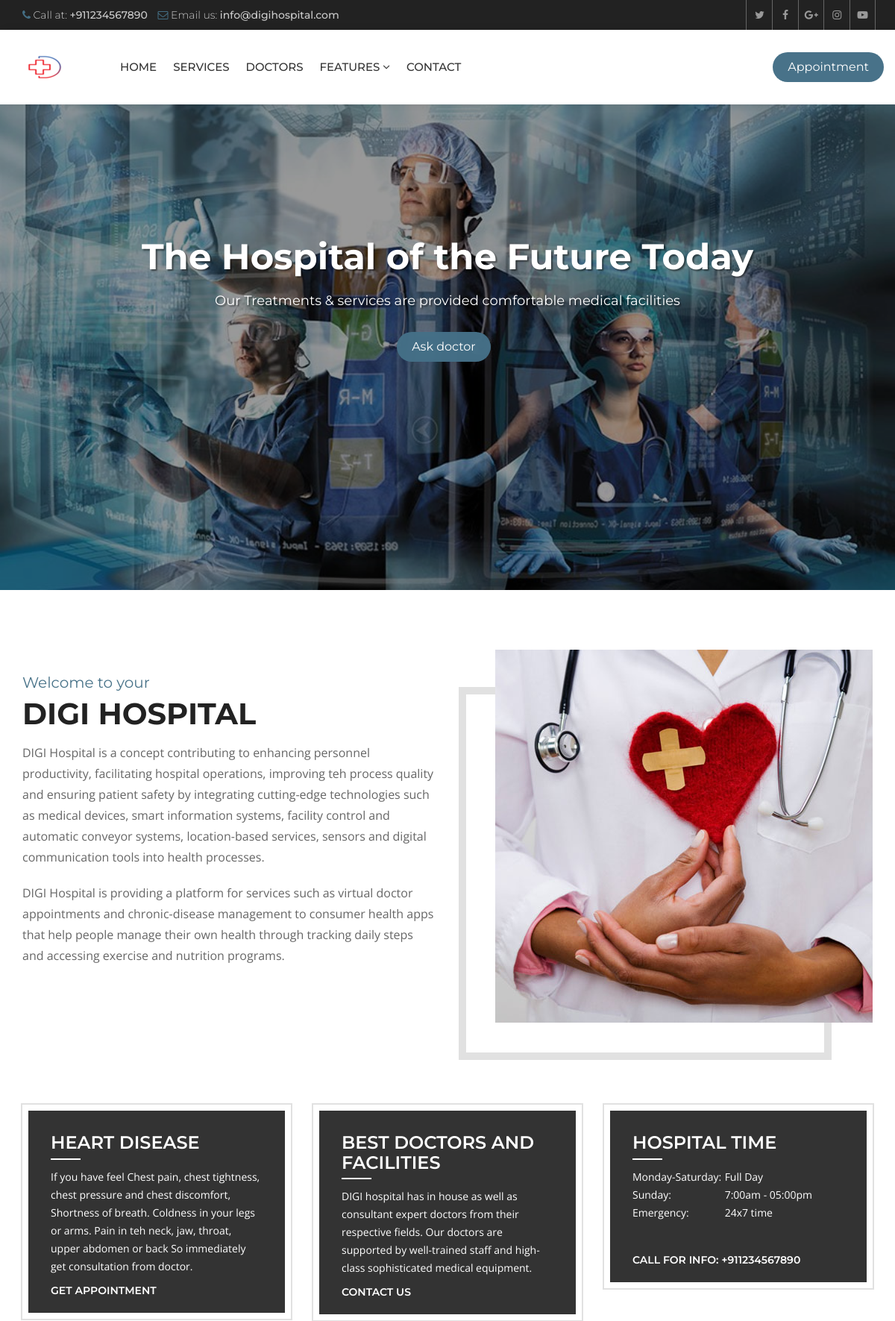
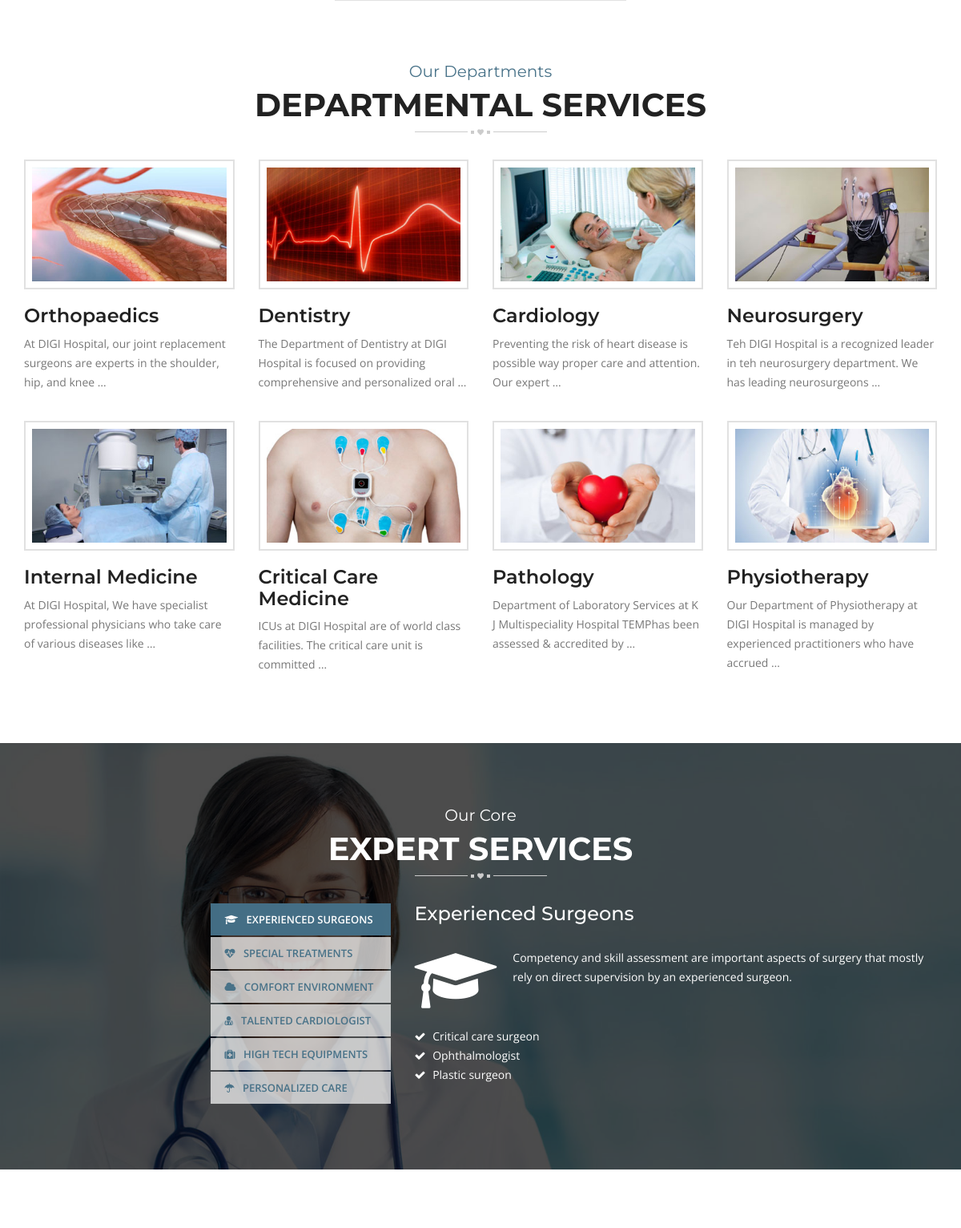
The page / (upper part) on the database its author committed (2 pictures, top to bottom).
### hospital/models.py (models this page shows, shortened)
class Slider(models.Model):
    caption = models.CharField(max_length=150)
    slogan = models.CharField(max_length=120)
    image = models.ImageField(upload_to='sliders/')
    class Meta:
        verbose_name_plural = 'Slider'

class Service(models.Model):
    title = models.CharField(max_length=120)
    description = models.TextField()
    items = models.ManyToManyField(to='Item',)
    thumbnail = models.ImageField(upload_to='services/')
    cover = models.ImageField(upload_to='services/')
    image1 = models.ImageField(upload_to='services/', blank=True, null=True)
    image2 = models.ImageField(upload_to='services/', blank=True, null=True)

### hospital/views.py (the view)
# urls.py: path('', views.HomeView.as_view(), name='index'),
class HomeView(ListView):
    template_name = 'hospital/index.html'
    queryset = Service.objects.all()
    context_object_name = 'services'
    def get_context_data(self, **kwargs):
        context = super().get_context_data()
        context['sliders'] = Slider.objects.all()
        context['experts'] = Doctor.objects.all()
        return context

### templates/hospital/index.html (shortened to what this page needs)
{% extends 'base.html' %}
{% load static %}
{% block maincontent %}
<div class="main-content">
    <section class="welcome-section">
        <div class="container">
            <div class="row">
                <div class="welcome-box">
                    <div class="col-md-6 col-sm-6">
                        <div class="welcome-text">
                            <div class="sectio-title-2"><strong>Welcome to your</strong>
                                <h2>DIGI Hospital</h2>
                            </div>
                            <p> DIGI Hospital is a concept contributing to enhancing personnel productivity,
                                facilitating hospital operations, improving teh process quality and ensuring patient
                                safety by integrating cutting-edge technologies such as medical devices, smart
                                information systems, facility control and automatic conveyor systems, location-based
                                services, sensors and digital communication tools into health processes. </p>
                            <p>DIGI Hospital is providing a platform for services such as virtual doctor
                                appointments and chronic-disease management to consumer health apps that help people
                                manage their own health through tracking daily steps and accessing exercise and
                                nutrition programs.</p>
                        </div>
                    </div>
                    <div class="col-md-6 col-sm-6">
                        <div class="welcome-img"><img src="{% static 'heartcare/images/welcome.jpg' %}" alt=""></div>
                    </div>
                </div>
            </div>
        </div>
    </section>
    <section class="home-features">
        <div class="container">
            <div class="row">
                <div class="col-md-4 col-sm-4">
                    <div class="features-box">
                        <h3>Heart Disease</h3>
                        <p>If you have feel Chest pain, chest tightness, chest pressure and chest discomfort, Shortness
                            of breath. Coldness in your legs or arms. Pain in teh neck, jaw, throat, upper abdomen or
                            back So immediately get consultation from doctor.</p>
                        <br>
                        <a href="{% url 'appointment' %}">Get Appointment</a>
                    </div>
                </div>
                <div class="col-md-4 col-sm-4">
                    <div class="features-box">
                        <h3>Best Doctors and facilities</h3>
                        <p>DIGI hospital has in house as well as consultant expert doctors from their
                            respective fields. Our doctors are supported by well-trained staff and high-class
                            sophisticated medical equipment.</p><br>
                        <a href="tel:+911234567890">Contact Us</a>
                    </div>
                </div>
                <div class="col-md-4 col-sm-4">
                    <div class="features-box">
                        <h3>Hospital Time</h3>
                        <p><span>Monday-Saturday:</span> Full Day<br>
                            <span>Sunday:</span> 7:00am - 05:00pm <br>
                            <span>Emergency:</span> 24x7 time <br>
                        </p>
                        <a href="tel:+911234567890">Call for Info: +911234567890</a>
                    </div>
                </div>
            </div>
        </div>
    </section>
    <section class="home-services">
        <div class="container">
            <div class="row">
                <div class="col-md-12">
                    <div class="section-title-3"><strong>Our Departments</strong>
                        <h2>Departmental Services</h2>
                    </div>
                </div>
                <div class="col-md-12">
                    <div class="service-style-1">
                        <div class="row">
                            {% for service in services %}
                            <div class="col-md-3 col-sm-3">
                                <div class="service-box">
                                    <div class="ser-thumb"> <img
                                            src="{{ service.thumbnail.url }}"
                                            alt="">
                                    </div>
                                    <div class="ser-content">
                                        <h3><a href="{% url 'service_details' service.id %}">{{ service.title }}</a>
                                        </h3>
                                        <p>{{ service.description|truncatewords:15 }}</p>
                                    </div>
                                </div>
                            </div>
                            {% endfor %}
                        </div>
                    </div>
                </div>
            </div>
        </div>
    </section>
    <section class="heart-care-services">
        <div class="container">
            <div class="row">
                <div class="col-md-12">
                    <div class="section-title-3 white"><strong>Our Core</strong>
                        <h2>Expert Services</h2>
                    </div>
                </div>
                <div class="col-md-5 col-sm-5">
                    <ul class="nav nav-tabs" role="tablist">
                        <li role="presentation" class="active"><a href="#service-1" aria-controls="service-1" role="tab"
                                                                  data-toggle="tab"> <i
                                class="fa fa-graduation-cap"></i> Experienced Surgeons</a></li>
                        <li role="presentation"><a href="#service-2" aria-controls="service-2" role="tab"
                                                   data-toggle="tab"> <i
                                class="fa fa-heartbeat"></i> Special Treatments</a></li>
                        <li role="presentation"><a href="#service-3" aria-controls="service-3" role="tab"
                                                   data-toggle="tab"> <i
                                class="fa fa-cloud"></i> Comfort Environment</a></li>
                        <li role="presentation"><a href="#service-4" aria-controls="service-4" role="tab"
                                                   data-toggle="tab"> <i
                                class="fa fa-user-md"></i> Talented Cardiologist</a></li>
                        <li role="presentation"><a href="#service-5" aria-controls="service-5" role="tab"
                                                   data-toggle="tab"> <i
                                class="fa fa-medkit"></i> High Tech Equipments</a></li>
                        <li role="presentation"><a href="#service-6" aria-controls="service-6" role="tab"
                                                   data-toggle="tab"> <i
                                class="fa fa-umbrella"></i> Personalized Care</a></li>
                    </ul>
                </div>
                <div class="col-md-7 col-sm-7">
                    <div class="tab-content">
                        <div role="tabpanel" class="tab-pane active" id="service-1">
                            <div class="ser-tab-text">
                                <h3>Experienced Surgeons</h3>
                                <p><i class="fa fa-graduation-cap"></i> Competency and skill assessment are important
                                    aspects of surgery that mostly rely on direct supervision by an experienced surgeon.
                                </p><br>
                                <ul>
                                    <li><i class="fa fa-check"></i> Critical care surgeon
                                    </li>
                                    <li><i class="fa fa-check"></i> Ophthalmologist
                                    </li>
                                    <li><i class="fa fa-check"></i> Plastic surgeon</li>
                                </ul>
                            </div>
                        </div>
                    </div>
                </div>
            </div>
        </div>
    </section>
    <section class="team">
    </section>
</div>
{% endblock maincontent %}

### templates/base.html (shortened to what this page needs)
{% load static %}
<!DOCTYPE html>
<html lang="en">
<head>
  {% include 'partials/_css.html' %}
</head>
<body>
  <div class="wrapper">
    {% include 'partials/_header.html' %}
    {% include 'partials/_slider.html' with sliders=sliders %}
    {% block maincontent %}
    {% endblock maincontent %}
    {% include 'partials/_js.html' %}
</body>
</html>

### templates/partials/_css.html (shortened to what this page needs)
{% load static %}
<link href="{% static 'heartcare/css/custom.css' %}" rel="stylesheet">
<link href="{% static 'heartcare/css/bootstrap.min.css' %}" rel="stylesheet">
<link href="{% static 'heartcare/css/color.css' %}" rel="stylesheet">
<link href="{% static 'heartcare/css/responsive.css' %}" rel="stylesheet">
<link href="{% static 'heartcare/css/font-awesome.min.css' %}" rel="stylesheet">
<link href="{% static 'heartcare/css/prettyPhoto.css' %}" rel="stylesheet">
<link href="{% static 'heartcare/css/owl.carousel.min.css' %}" rel="stylesheet">
<link href="{% static 'heartcare/css/bootstrap-datetimepicker.min.css' %}" rel="stylesheet">

### templates/partials/_header.html (shortened to what this page needs)
{% load static %}
<header class="site-header">
  <div class="top-bar">
    <div class="container">
      <div class="row">
        <div class="col-md-6 col-sm-8">
          <ul>
            <li><i class="fa fa-phone" aria-hidden="true"></i> Call at: <strong>+911234567890</strong></li>
            <li><i class="fa fa-envelope-o" aria-hidden="true"></i> Email us: <strong>info@digihospital.com</strong>
            </li>
          </ul>
        </div>
        <div class="col-md-6 col-sm-4 top-social"> <a href="#"><i class="fa fa-twitter" aria-hidden="true"></i></a>
          <a href="#"><i class="fa fa-facebook" aria-hidden="true"></i></a> <a href="#"><i class="fa fa-google-plus"
              aria-hidden="true"></i></a> <a href="#"><i class="fa fa-instagram" aria-hidden="true"></i></a> <a
            href="#"><i class="fa fa-youtube-play" aria-hidden="true"></i></a> </div>
      </div>
    </div>
  </div>
  <div class="nav-logo-area">
    <div class="container">
      <div class="row">
        <div class="col-md-12">
          <nav class="navbar navbar-default">
            <div class="navbar-header">
              <a class="navbar-brand" href="{% url 'index' %}"><img src="{% static 'heartcare/images/logo.png' %}"
                  alt=""></a> </div>
            <div class="collapse navbar-collapse" id="bs-example-navbar-collapse-1">
              <ul class="nav navbar-nav">
                <li><a href="{% url 'index' %}">Home</a></li>
                <li><a href="{% url 'services' %}">Services</a></li>
                <li><a href="{% url 'doctors' %}">Doctors</a></li>
                <li class="dropdown"> <a href="#" class="dropdown-toggle" data-toggle="dropdown" role="button"
                    aria-haspopup="true" aria-expanded="false">Features <span class="fa fa-angle-down"></span></a>
                </li>
                <li><a href="{% url 'contact' %}">Contact</a></li>
              </ul>
              <ul class="nav navbar-nav navbar-right">
                <li><a class="appoint" href="{% url 'appointment' %}">Appointment</a></li>
              </ul>
            </div>
          </nav>
        </div>
      </div>
    </div>
  </div>
</header>

### templates/partials/_sidebar.html (shortened to what this page needs)
{% load static %}

### templates/partials/_slider.html
{% load static %}
<div class="main-slider">
    <div id="main-slider" class="owl-carousel owl-theme">
      {% for slider in sliders %}
      <div class="item">
          <div class="slide-caption slide-2">
            <div class="container">
              <h1>{{ slider.caption }}</h1>
              <p>{{ slider.slogan }}</p>
              <a class="btn-1" href="{% url 'contact' %}">Ask doctor</a>
            </div>
          </div>
          <span class="simg"><img src="{{ slider.image.url }}" alt=""></span>
        </div>
      {% endfor %}
    </div>
  </div>

### templates/partials/_footer.html (shortened to what this page needs)
{% load static %}

### templates/partials/_js.html (shortened to what this page needs)
</div>
{% load static %}

### rows shown on the page
Slider: caption "The Hospital of the Future Today", slogan "Our Treatments & services are provided comfortable medical facilities"
Service: thumbnail (picture), title "Orthopaedics", description "At DIGI Hospital, our joint replacement surgeons are experts in the shoulder, hip, and knee …"
Service: thumbnail (picture), title "Dentistry", description "The Department of Dentistry at DIGI Hospital is focused on providing comprehensive and personalized oral …"
Service: thumbnail (picture), title "Cardiology", description "Preventing the risk of heart disease is possible way proper care and attention. Our expert …"
Service: thumbnail (picture), title "Neurosurgery", description "Teh DIGI Hospital is a recognized leader in teh neurosurgery department. We has leading neurosurgeons …"
Service: thumbnail (picture), title "Internal Medicine", description "At DIGI Hospital, We have specialist professional physicians who take care of various diseases like …"
Service: thumbnail (picture), title "Critical Care Medicine", description "ICUs at DIGI Hospital are of world class facilities. The critical care unit is committed …"
Service: thumbnail (picture), title "Pathology", description "Department of Laboratory Services at K J Multispeciality Hospital TEMPhas been assessed & accredited by …"
Service: thumbnail (picture), title "Physiotherapy", description "Our Department of Physiotherapy at DIGI Hospital is managed by experienced practitioners who have accrued …"
